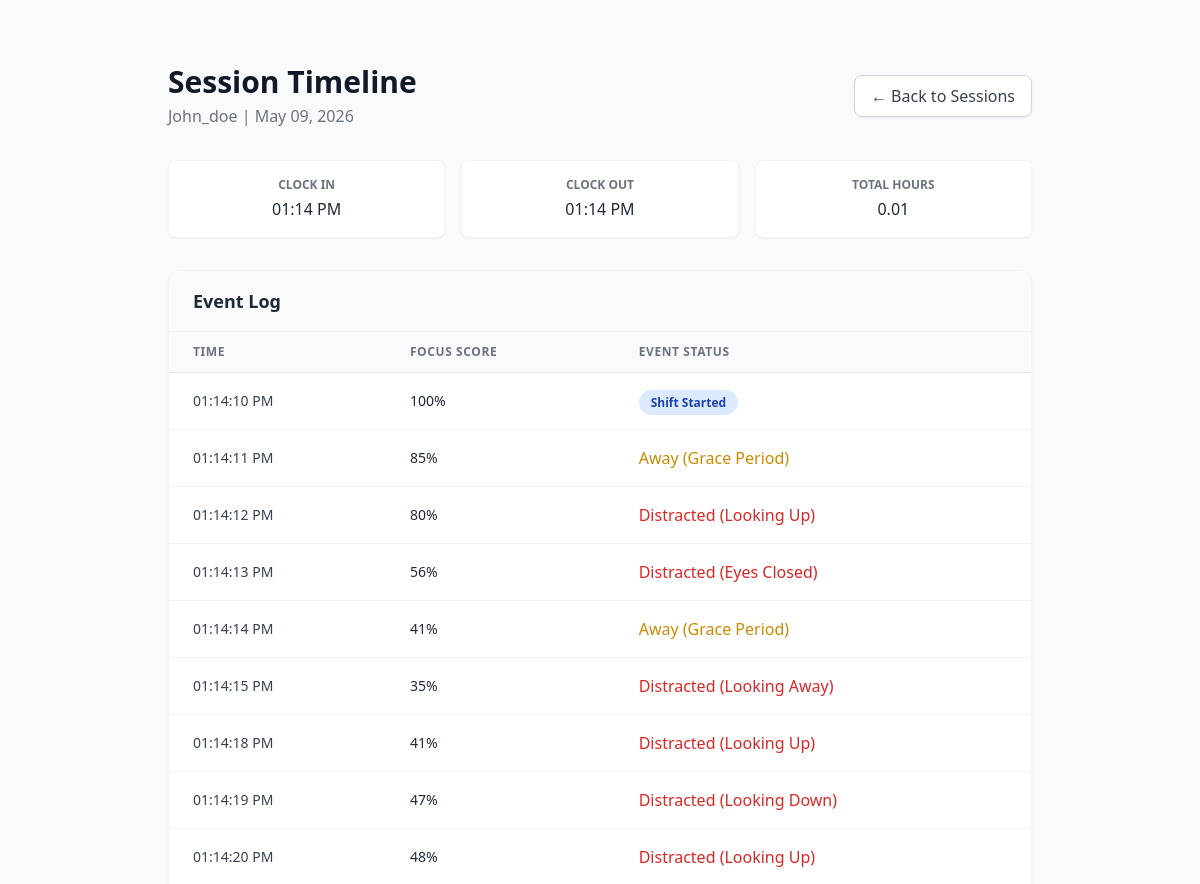
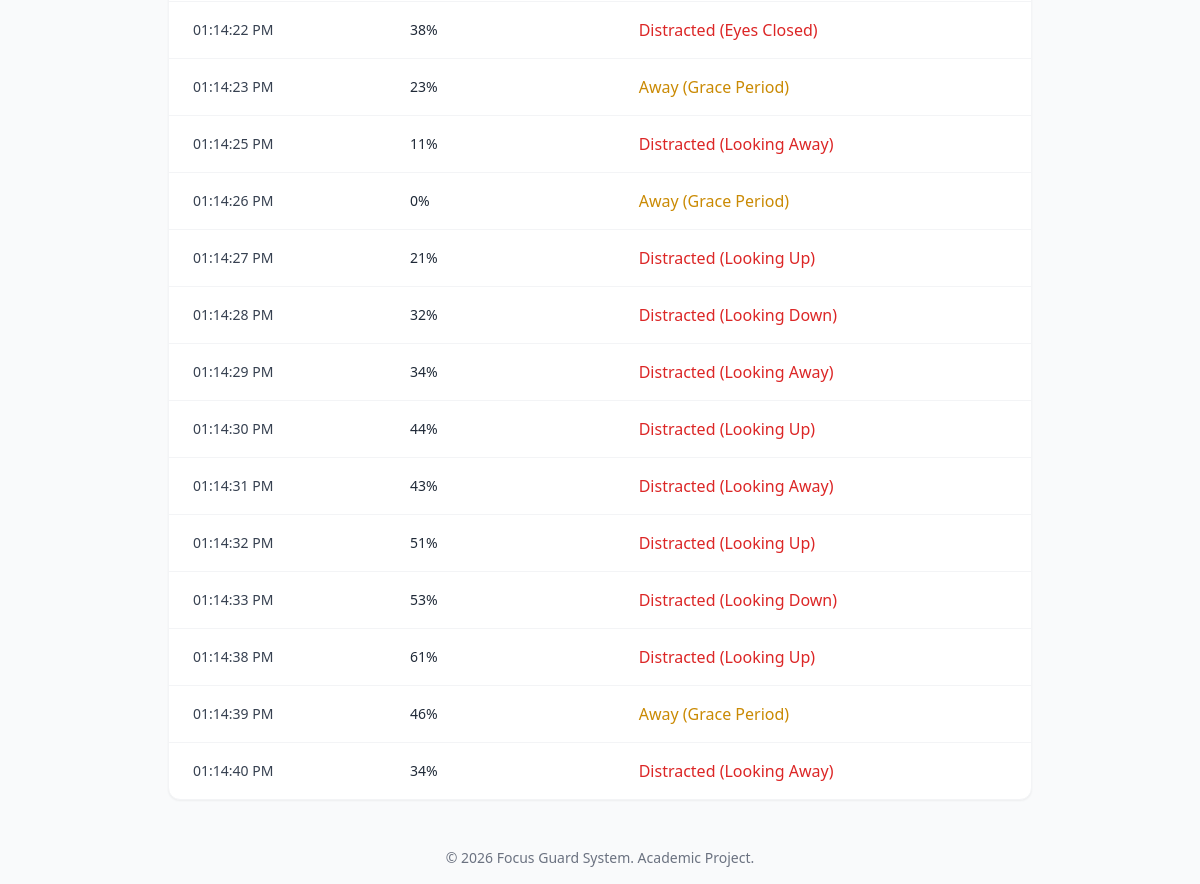
The page /admin/employee/2/session/2 (signed in) on the database its author committed (2 pictures, top to bottom).
### app/models.py (models this page shows)
class User(db.Model):
    __tablename__ = 'users'
    id = db.Column(db.Integer, primary_key=True)
    username = db.Column(db.String(50), unique=True, nullable=False)
    email = db.Column(db.String(100), unique=True, nullable=False)
    password_hash = db.Column(db.String(255), nullable=False)
    role = db.Column(db.String(20), default='employee')
    department_id = db.Column(db.Integer, db.ForeignKey('departments.id'), nullable=True)
    created_at = db.Column(db.DateTime, default=datetime.utcnow)
    allowed_break_minutes = db.Column(db.Integer, default=60)
    attendance_records = db.relationship('Attendance', backref='employee', lazy=True)
    focus_logs = db.relationship('FocusLog', backref='employee', lazy=True)

class Attendance(db.Model):
    __tablename__ = 'attendance'
    id = db.Column(db.Integer, primary_key=True)
    user_id = db.Column(db.Integer, db.ForeignKey('users.id'), nullable=False)
    date = db.Column(db.Date, default=datetime.utcnow().date)
    check_in = db.Column(db.DateTime, nullable=True)
    check_out = db.Column(db.DateTime, nullable=True)
    total_hours = db.Column(db.Float, nullable=True)
    is_on_break = db.Column(db.Boolean, default=False)
    break_start_time = db.Column(db.DateTime, nullable=True)
    used_break_seconds = db.Column(db.Integer, default=0)

class FocusLog(db.Model):
    __tablename__ = 'focus_logs'
    id = db.Column(db.Integer, primary_key=True)
    user_id = db.Column(db.Integer, db.ForeignKey('users.id'), nullable=False)
    timestamp = db.Column(db.DateTime, default=datetime.utcnow)
    focus_score = db.Column(db.Float, nullable=False) # 0.0 to 1.0 (or 0 to 100)
    is_distracted = db.Column(db.Boolean, default=False)
    is_absent = db.Column(db.Boolean, default=False)
    status_message = db.Column(db.String(255), nullable=True)

### app/routes/admin.py (the view)
@admin_bp.route('/employee/<int:emp_id>/session/<int:session_id>')
def session_details(emp_id, session_id):
    if 'user_id' not in session or session.get('role') != 'admin':
        return redirect(url_for('auth.login'))
    employee = User.query.get_or_404(emp_id)
    shift = Attendance.query.get_or_404(session_id)
    query = FocusLog.query.filter(
        FocusLog.user_id == emp_id,
        FocusLog.timestamp >= shift.check_in
    )
    if shift.check_out:
        query = query.filter(FocusLog.timestamp <= shift.check_out)
    logs = query.order_by(FocusLog.timestamp.asc()).all()
    return render_template('admin/session_details.html', employee=employee, shift=shift, logs=logs)

### app/templates/admin/session_details.html
{% extends 'layout.html' %}
{% block content %}
<div class="w-full max-w-4xl px-4 py-8 self-start mt-8">
    <div class="flex justify-between items-center mb-8">
        <div>
            <h1 class="text-3xl font-bold text-gray-900">Session Timeline</h1>
            <p class="text-gray-500 mt-1">{{ employee.username | title }} | {{ shift.date.strftime('%B %d, %Y') }}</p>
        </div>
        <a href="/admin/employee/{{ employee.id }}/log" class="bg-white border border-gray-300 text-gray-700 px-4 py-2 rounded-lg shadow-sm hover:bg-gray-50 transition">
            &larr; Back to Sessions
        </a>
    </div>
    <div class="grid grid-cols-3 gap-4 mb-8">
        <div class="bg-white p-4 rounded-lg shadow-sm border border-gray-100 text-center">
            <span class="block text-xs font-semibold text-gray-500 uppercase">Clock In</span>
            <span class="block mt-1 font-medium text-gray-800">{{ shift.check_in.strftime('%I:%M %p') }}</span>
        </div>
        <div class="bg-white p-4 rounded-lg shadow-sm border border-gray-100 text-center">
            <span class="block text-xs font-semibold text-gray-500 uppercase">Clock Out</span>
            <span class="block mt-1 font-medium text-gray-800">{{ shift.check_out.strftime('%I:%M %p') if shift.check_out else 'Active' }}</span>
        </div>
        <div class="bg-white p-4 rounded-lg shadow-sm border border-gray-100 text-center">
            <span class="block text-xs font-semibold text-gray-500 uppercase">Total Hours</span>
            <span class="block mt-1 font-medium text-gray-800">{{ shift.total_hours if shift.total_hours else '--' }}</span>
        </div>
    </div>
    <div class="bg-white rounded-xl shadow-sm border border-gray-100 overflow-hidden">
        <div class="px-6 py-4 border-b border-gray-100 bg-gray-50">
            <h2 class="text-lg font-semibold text-gray-800">Event Log</h2>
        </div>
        <table class="w-full text-left border-collapse">
            <thead>
                <tr class="text-xs font-semibold text-gray-500 uppercase tracking-wider bg-gray-50">
                    <th class="px-6 py-3 border-b">Time</th>
                    <th class="px-6 py-3 border-b">Focus Score</th>
                    <th class="px-6 py-3 border-b">Event Status</th>
                </tr>
            </thead>
            <tbody class="divide-y divide-gray-100">
                {% for log in logs %}
                <tr class="hover:bg-gray-50 transition">
                    <td class="px-6 py-4 whitespace-nowrap text-sm text-gray-700">
                        {{ log.timestamp.strftime('%I:%M:%S %p') }}
                    </td>
                    <td class="px-6 py-4 whitespace-nowrap text-sm font-medium">
                        {{ log.focus_score | int }}%
                    </td>
                    <td class="px-6 py-4 whitespace-nowrap">
                        {% if 'Break' in log.status_message or 'Shift' in log.status_message %}
                            <span class="px-3 py-1 bg-blue-100 text-blue-800 rounded-full font-bold text-xs">{{ log.status_message }}</span>
                        {% elif log.status_message == 'Focused' %}
                            <span class="text-green-600 font-medium">{{ log.status_message }}</span>
                        {% elif log.status_message == 'Away (Grace Period)' %}
                            <span class="text-yellow-600 font-medium">{{ log.status_message }}</span>
                        {% else %}
                            <span class="text-red-600 font-medium">{{ log.status_message }}</span>
                        {% endif %}
                    </td>
                </tr>
                {% else %}
                <tr>
                    <td colspan="3" class="px-6 py-4 text-center text-gray-500">No events logged during this session.</td>
                </tr>
                {% endfor %}
            </tbody>
        </table>
    </div>
</div>
{% endblock %}

### rows shown on the page
User: username "John_doe"
Attendance: date "May 09, 2026", check_in "01:14 PM", check_out "01:14 PM", total_hours "0.01"
FocusLog: timestamp "01:14:10 PM", focus_score "100", status_message "Shift Started"
FocusLog: timestamp "01:14:11 PM", focus_score "85", status_message "Away (Grace Period)"
FocusLog: timestamp "01:14:12 PM", focus_score "80", status_message "Distracted (Looking Up)"
FocusLog: timestamp "01:14:13 PM", focus_score "56", status_message "Distracted (Eyes Closed)"
FocusLog: timestamp "01:14:14 PM", focus_score "41", status_message "Away (Grace Period)"
FocusLog: timestamp "01:14:15 PM", focus_score "35", status_message "Distracted (Looking Away)"
FocusLog: timestamp "01:14:18 PM", focus_score "41", status_message "Distracted (Looking Up)"
FocusLog: timestamp "01:14:19 PM", focus_score "47", status_message "Distracted (Looking Down)"
FocusLog: timestamp "01:14:20 PM", focus_score "48", status_message "Distracted (Looking Up)"
FocusLog: timestamp "01:14:22 PM", focus_score "38", status_message "Distracted (Eyes Closed)"
FocusLog: timestamp "01:14:23 PM", focus_score "23", status_message "Away (Grace Period)"
FocusLog: timestamp "01:14:25 PM", focus_score "11", status_message "Distracted (Looking Away)"
FocusLog: timestamp "01:14:26 PM", focus_score "0", status_message "Away (Grace Period)"
FocusLog: timestamp "01:14:27 PM", focus_score "21", status_message "Distracted (Looking Up)"
FocusLog: timestamp "01:14:28 PM", focus_score "32", status_message "Distracted (Looking Down)"
FocusLog: timestamp "01:14:29 PM", focus_score "34", status_message "Distracted (Looking Away)"
FocusLog: timestamp "01:14:30 PM", focus_score "44", status_message "Distracted (Looking Up)"
FocusLog: timestamp "01:14:31 PM", focus_score "43", status_message "Distracted (Looking Away)"
FocusLog: timestamp "01:14:32 PM", focus_score "51", status_message "Distracted (Looking Up)"
FocusLog: timestamp "01:14:33 PM", focus_score "53", status_message "Distracted (Looking Down)"
FocusLog: timestamp "01:14:38 PM", focus_score "61", status_message "Distracted (Looking Up)"
FocusLog: timestamp "01:14:39 PM", focus_score "46", status_message "Away (Grace Period)"
FocusLog: timestamp "01:14:40 PM", focus_score "34", status_message "Distracted (Looking Away)"
